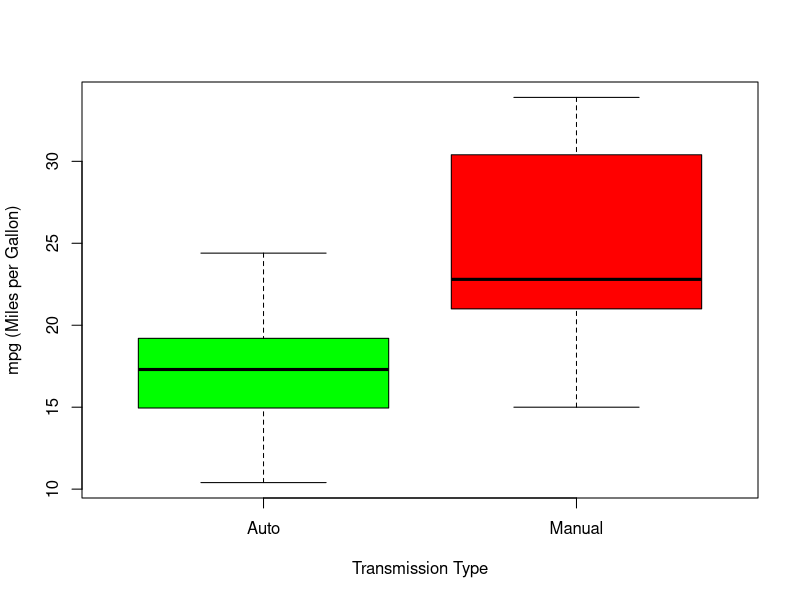
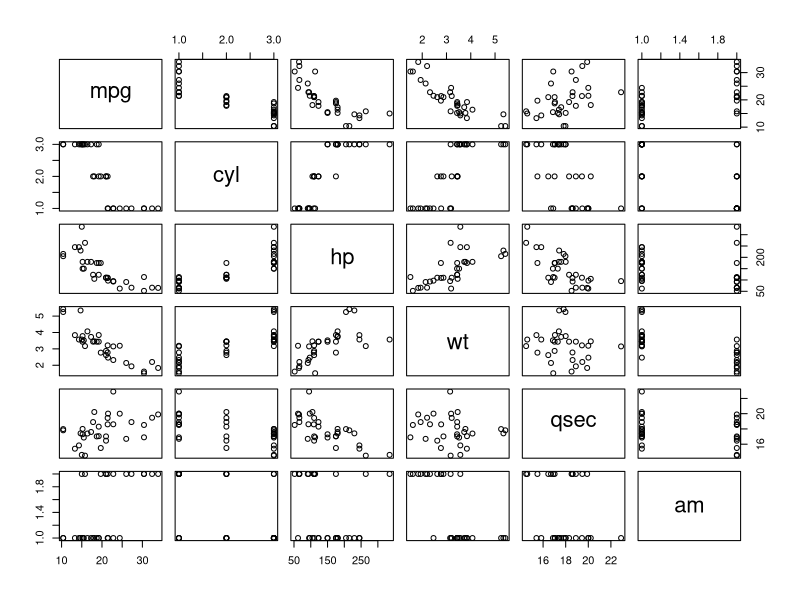
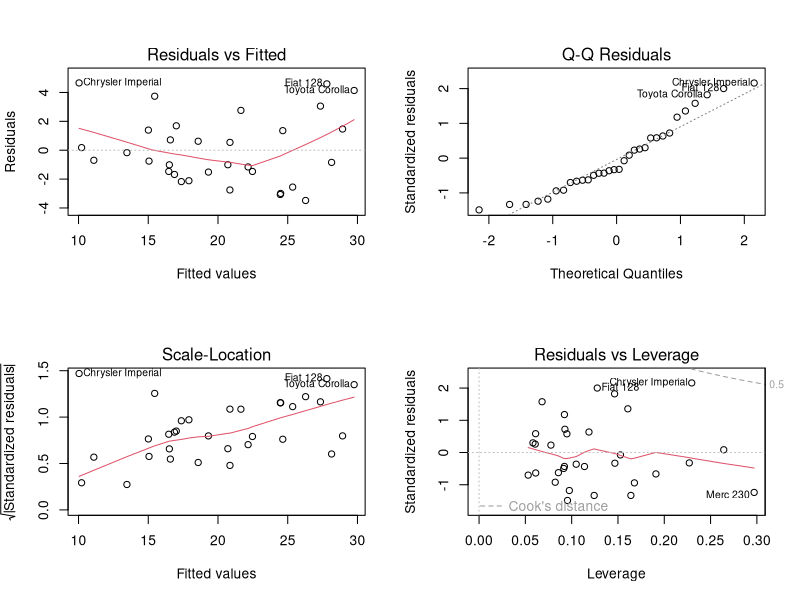

Write the R code that produced these figures, in order.
## Load the data
data("mtcars")

## Take a look at the structure and a summary of the data we are using
str(mtcars)
summary(mtcars)


## Convert necessary columns to factors
mtcars$am   <- factor(mtcars$am,labels=c("Auto","Manual"))
mtcars$cyl  <- factor(mtcars$cyl)
mtcars_expl <- mtcars[,c(1,2,4,6,7,9)]

## Exploratory Data Analysis
plot(as.factor(mtcars$am),mtcars$mpg, col = (c("green","red")), 
        ylab = "mpg (Miles per Gallon)", xlab = "Transmission Type")
pairs(mtcars_expl)

## Create regression models for just am, and for all variables
ammodel <- lm(mpg ~ am, mtcars)
allmodel <- lm(mpg~., mtcars)
## Create regression models with the most applicable variables
trimmodel <- step(allmodel, direction = "both")
summary(trimmodel)

anova(ammodel, trimmodel)

confint(trimmodel, "amManual", level=0.95)

par(mfrow=c(2, 2))
plot(trimmodel)